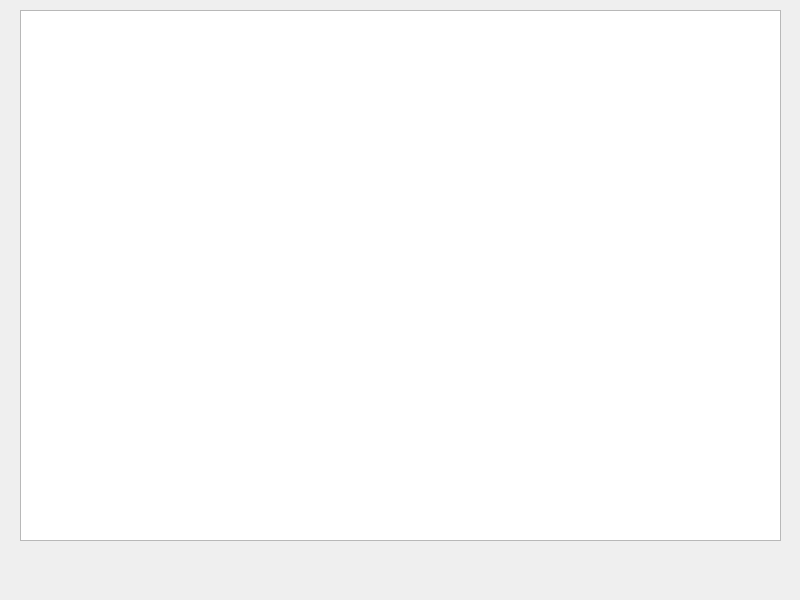
<?xml version="1.0" encoding="UTF-8"?>
<ui version="4.0">
 <class>MainWindow</class>
 <widget class="QMainWindow" name="MainWindow">
  <property name="geometry">
   <rect>
    <x>0</x>
    <y>0</y>
    <width>800</width>
    <height>600</height>
   </rect>
  </property>
  <property name="windowTitle">
   <string>MainWindow</string>
  </property>
  <widget class="QWidget" name="centralwidget">
   <widget class="QTableWidget" name="tableWidget">
    <property name="geometry">
     <rect>
      <x>20</x>
      <y>10</y>
      <width>761</width>
      <height>531</height>
     </rect>
    </property>
   </widget>
  </widget>
 </widget>
 <resources/>
 <connections/>
</ui>
